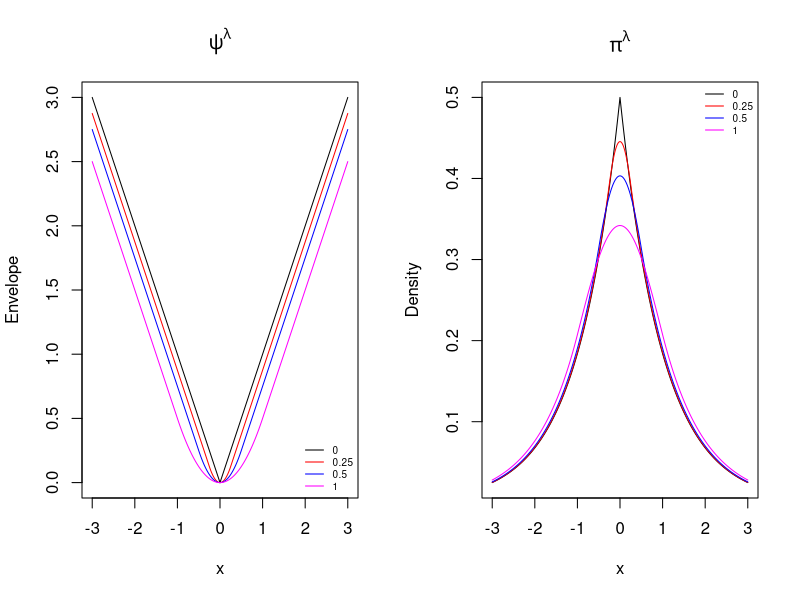

Write the R code that produced this figure.

###############   Function for the MY envelope of Laplace distribution   #############

values <- seq(-3, 3, length = 1e5)

prox_arg <- function(x, y, mu)     # x is the current value
{
  z_x <- abs(y) + (x - y)^2 / (2*mu)    
  return(z_x)
}

prox_func <- function(val, mu)
{
  vec <- c(0, val - mu, val + mu)
  fun.val <- prox_arg(val, vec, mu)
  index <- which.min(fun.val)
  prox <- vec[index]
  return(prox)
}

approx_dens_func <- function(x, lambda)   ########   from Durmus et al.
{
  num <- exp((lambda/2 - abs(x))*as.numeric(I(abs(x) >= lambda)) - 
               ((x^2)/(2*lambda))*as.numeric(I(abs(x) < lambda)))
  den <- 2*(exp(-lambda/2) + (((2*pi)*lambda)^(1/2))*(pnorm(lambda^(1/2)) - .5))
  val <- num/den
  return(val)
}
      
psi_vals_true <- abs(values)
psi_vals_1 <- prox_arg(values, sapply(values, function (x) prox_func(x,mu = 1)), mu = 1)
psi_vals_0.5 <- prox_arg(values, sapply(values, function (x) prox_func(x,mu = 0.5)), mu = 0.5)
psi_vals_0.25 <- prox_arg(values, sapply(values, function (x) prox_func(x,mu = 0.25)), mu = 0.25)

true_dens_vals <- exp(-abs(values))/2   #######  corresponding to lambda = 0
approx_dens_1 <- approx_dens_func(values, lambda = 1)
approx_dens_0.5 <- approx_dens_func(values, lambda = 0.5)
approx_dens_0.25 <- approx_dens_func(values, lambda = 0.25)

pdf(file = "MY_env_lap.pdf", height = 6, width = 12)
par(mfrow = c(1,2))

plot(values, psi_vals_true, type = 'l', xlab = "x", ylab = "Envelope",
            main = expression(paste(psi^lambda)))
lines(values, psi_vals_0.25, type = 'l', col = "red")
lines(values, psi_vals_0.5, type = 'l', col = "blue")
lines(values, psi_vals_1, type = 'l', col = "magenta")
legend("bottomright", c("0", "0.25", "0.5", "1"), lty = 1,
       col = c("black", "red", "blue", "magenta"), cex = 0.6, bty = "n")

plot(values, true_dens_vals, type = 'l', xlab = "x", ylab = "Density",
     main = expression(paste(pi^lambda)))
lines(values, approx_dens_0.25, type = 'l', col = "red")
lines(values, approx_dens_0.5, type = 'l', col = "blue")
lines(values, approx_dens_1, type = 'l', col = "magenta")
legend("topright", c("0", "0.25", "0.5", "1"), lty = 1,
       col = c("black", "red", "blue", "magenta"), cex = 0.6, bty = "n")
dev.off()
